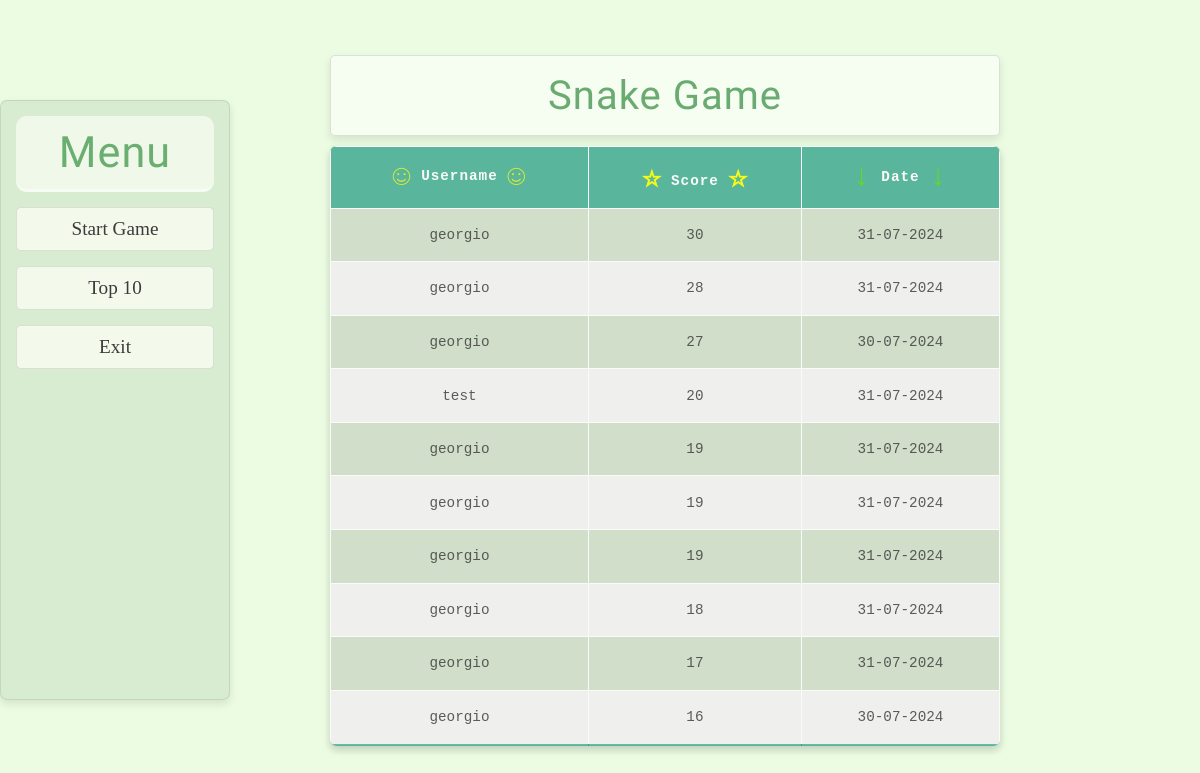
/score_board/, run on an earlier commit of the app's database.
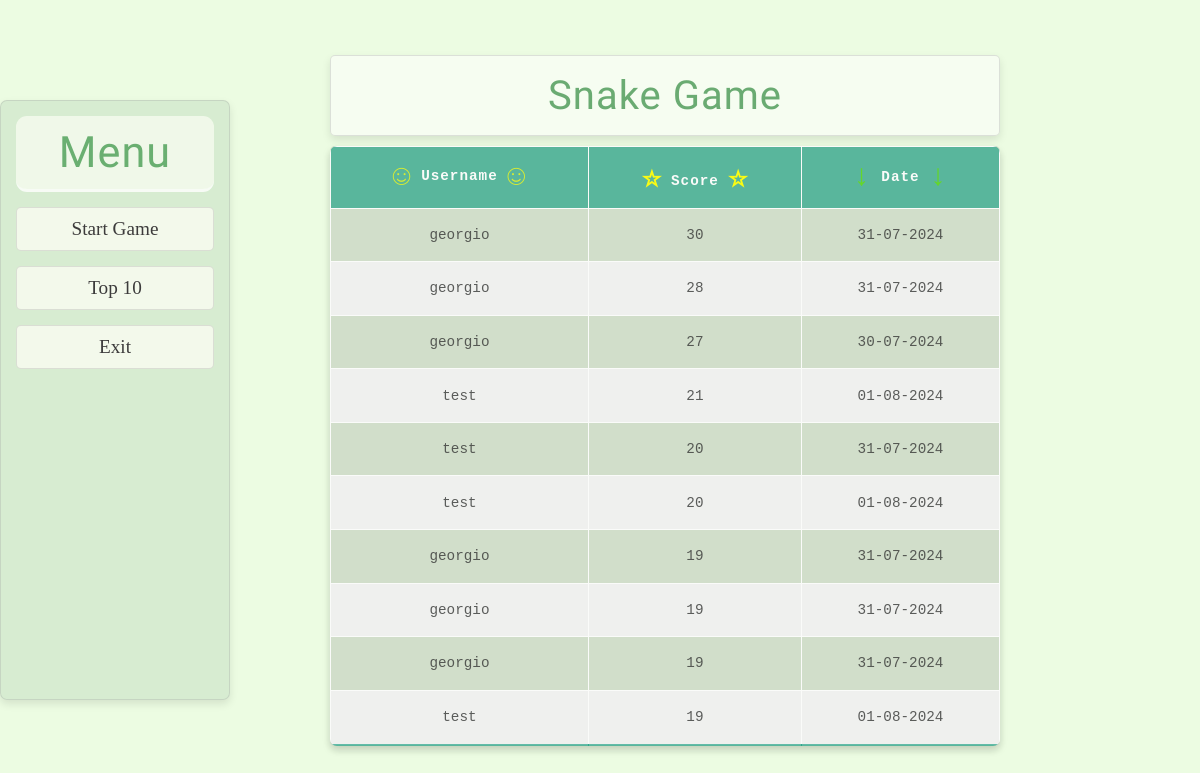
And on a later commit of the database.
### game/models.py (models this page shows, shortened)
class Score(models.Model):
    username = models.CharField(max_length=100)
    score = models.IntegerField()
    timestamp = models.DateTimeField(auto_now_add=True)
    class Meta:
        ordering = ['-score']

### game/views.py (the view)
# urls.py: path('score_board/', score_board, name='score_board'),
def score_board(request):
    scores = Score.objects.all().order_by('-score')[:10]
    return render(request, 'score_board.html', {'scores': scores})

### game/templates/score_board.html (shortened to what this page needs)
{% extends 'base.html' %}
{% load static %}
{% block content %}
    <table class="score-table">
        <thead>
            <tr>
                <th><span class="username">&#9786;</span>  Username <span class="username">&#9786;</span></th>
                <th><span class="rating">&#9734;</span> Score <span class="rating">&#9734;</span></th>
                <th><span class="date">&darr;</span>  Date <span class="date"> &darr;</span></th>
            </tr>
        </thead>
        <tbody>
            {% for score in scores %}
                <tr>
                    <td>{{ score.username }}</td>
                    <td>{{ score.score }}</td>
                    <td>{{ score.timestamp| date:"d-m-Y"  }}</td>
                </tr>
            {% endfor %}
        </tbody>
    </table>
{% endblock %}

What changed in the data, as far as the page shows it:
no longer on this page (row unchanged): Score: username "georgio", score "18", timestamp "31-07-2024"
no longer on this page (row unchanged): Score: username "georgio", score "17", timestamp "31-07-2024"
no longer on this page (row unchanged): Score: username "georgio", score "16", timestamp "30-07-2024"
added Score: username "test", score "21", timestamp "01-08-2024"
added Score: username "test", score "20", timestamp "01-08-2024"
added Score: username "test", score "19", timestamp "01-08-2024"
